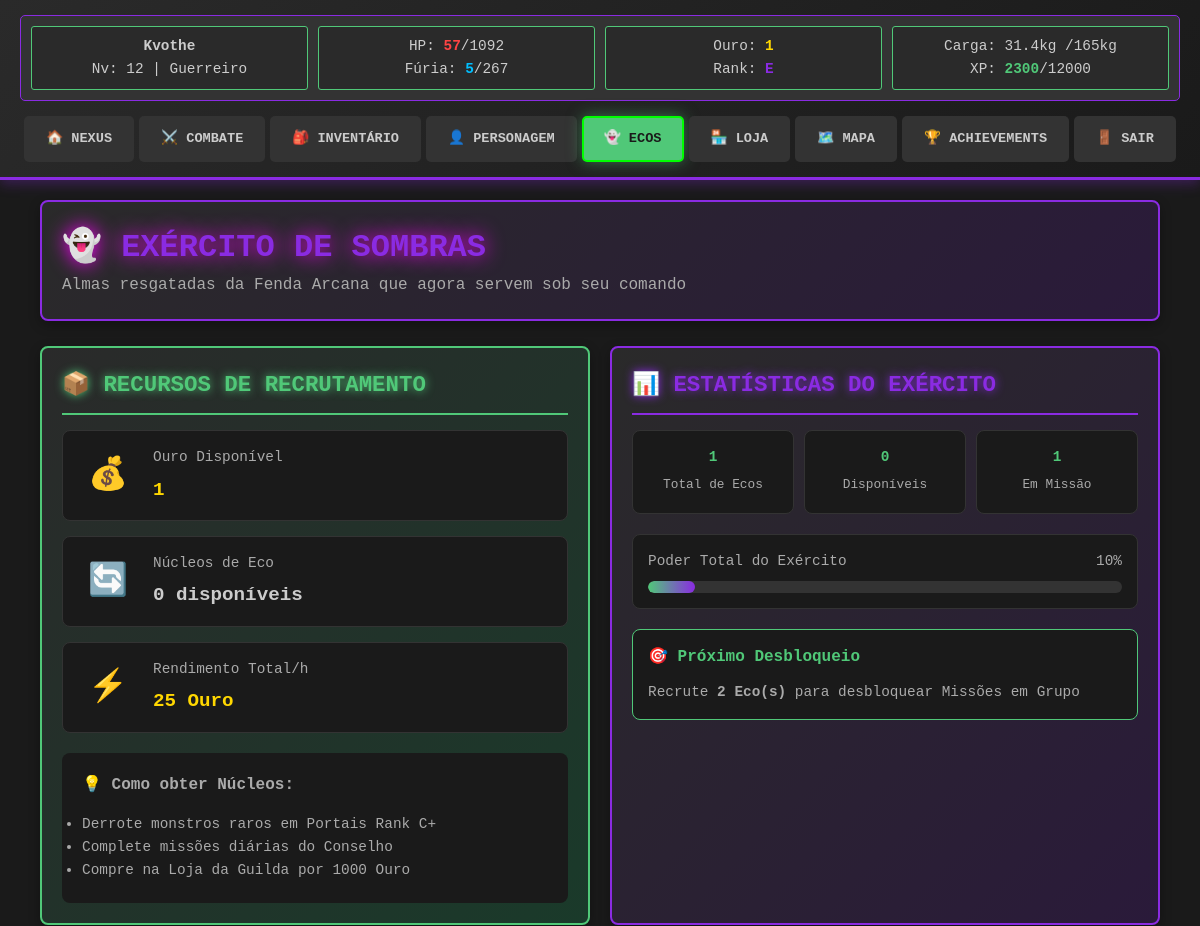
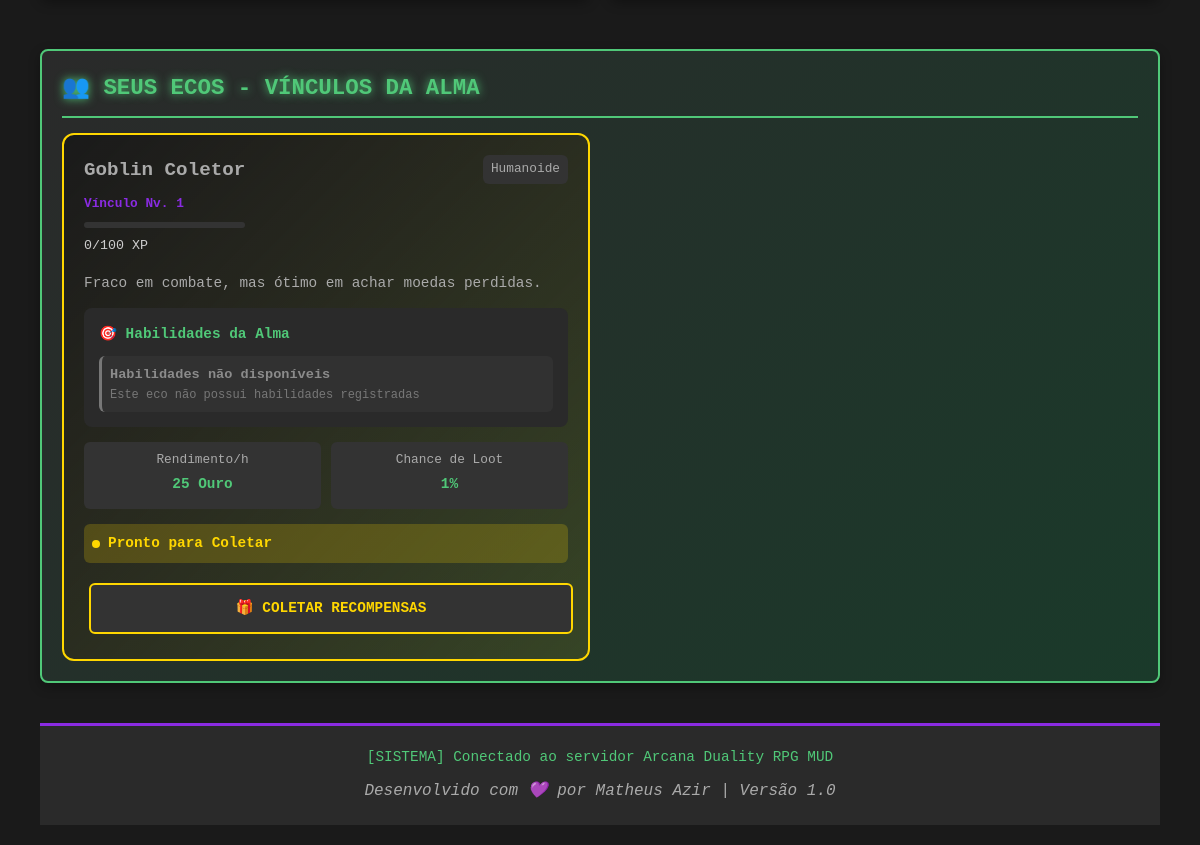
Screenshot of /ecos.php (signed in) with the database file from the repository (2 pictures, top to bottom).
### tables this page shows
CREATE TABLE `personagens` (
  `id` int(11) NOT NULL,
  `nome` varchar(50) NOT NULL,
  `email` varchar(100) NOT NULL,
  `senha_hash` varchar(255) NOT NULL,
  `level` int(11) DEFAULT 1,
  `xp_atual` int(11) DEFAULT 0,
  `xp_proximo_level` int(11) DEFAULT 1000,
  `classe_base` varchar(20) NOT NULL,
  `subclasse` varchar(30) DEFAULT NULL,
  `fama_rank` varchar(10) DEFAULT 'E',
  `str` int(11) DEFAULT 10,
  `dex` int(11) DEFAULT 10,
  `con` int(11) DEFAULT 10,
  `int_stat` int(11) DEFAULT 10,
  `wis` int(11) DEFAULT 10,
  `cha` int(11) DEFAULT 10,
  `hp_atual` int(11) DEFAULT 100,
  `hp_max` int(11) DEFAULT 100,
  `mana_atual` int(11) DEFAULT 50,
  `mana_max` int(11) DEFAULT 50,
  `ouro` int(11) DEFAULT 0,
  `pontos_atributo_disponiveis` int(11) DEFAULT 3,
  `pontos_habilidade_disponiveis` int(11) DEFAULT 0,
  `votos_ativos` text DEFAULT NULL,
  `data_criacao` datetime DEFAULT current_timestamp()
);

CREATE TABLE `personagem_ecos` (
  `id` int(11) NOT NULL,
  `id_personagem` int(11) NOT NULL,
  `id_eco_base` int(11) NOT NULL,
  `nome_personalizado` varchar(50) DEFAULT NULL,
  `status_eco` varchar(20) NOT NULL DEFAULT 'Descansando' COMMENT 'Descansando, Em Missao',
  `tempo_retorno_missao` datetime DEFAULT NULL COMMENT 'A hora exata que a missão termina',
  `affinity_level` int(11) DEFAULT 1,
  `affinity_xp` int(11) DEFAULT 0,
  `habilidades_desbloqueadas` longtext DEFAULT NULL CHECK (json_valid(`habilidades_desbloqueadas`))
);

CREATE TABLE `ecos_base` (
  `id` int(11) NOT NULL,
  `nome` varchar(50) NOT NULL,
  `rank_eco` varchar(5) NOT NULL COMMENT 'E, D, C, B, A, S',
  `tipo_eco` varchar(20) NOT NULL COMMENT 'Besta, Sombra, Humanoide',
  `descricao` text DEFAULT NULL,
  `bonus_ouro_hora` int(11) DEFAULT 10,
  `chance_material_raro` float DEFAULT 0.1
);

### ecos.php (the view, shortened to what the rows shown need)
<?php
include_once 'db_connect.php';
include_once 'game_logic.php';
$pagina_atual = 'ecos';
$player_id = $_SESSION['player_id'];
$sql_ecos_jogador = "SELECT pe.id, pe.status_eco, pe.tempo_retorno_missao,
                            eb.nome, eb.rank_eco, eb.tipo_eco, eb.bonus_ouro_hora,
                            eb.descricao, eb.chance_material_raro
                     FROM personagem_ecos pe
                     JOIN ecos_base eb ON pe.id_eco_base = eb.id
                     WHERE pe.id_personagem = $player_id
                     ORDER BY
                         CASE eb.rank_eco
                             WHEN 'S' THEN 6 WHEN 'A' THEN 5 WHEN 'B' THEN 4
                             WHEN 'C' THEN 3 WHEN 'D' THEN 2 WHEN 'E' THEN 1
                         END DESC,
                         pe.status_eco";
$result_ecos = $conexao->query($sql_ecos_jogador);
$total_ecos = $result_ecos->num_rows;
if ($total_ecos > 0) {
    $result_ecos->data_seek(0);
    $result_ecos->data_seek(0);
}
include 'header.php';
?>
<div class="container fade-in">
    <div class="section section-arcane text-center">
        <h1 style="color: var(--accent-arcane); text-shadow: 0 0 20px var(--accent-arcane-glow);">
            👻 EXÉRCITO DE SOMBRAS
        </h1>
    </div>
    <div class="grid-2-col">
        <div class="section section-vital">
            <h2 class="section-header vital">📦 RECURSOS DE RECRUTAMENTO</h2>
            <div class="resources-panel">
                <div class="resource-item">
                    <div class="resource-info">
                        <div class="resource-name">Ouro Disponível</div>
                        <div class="resource-value gold-value"><?php echo number_format($player_data['ouro']); ?></div>
                    </div>
                </div>
            </div>
        </div>
        <div class="section section-arcane">
            <h2 class="section-header">📊 ESTATÍSTICAS DO EXÉRCITO</h2>
        </div>
    </div>
<div class="section section-vital">
    <h2 class="section-header vital">👥 SEUS ECOS - VÍNCULOS DA ALMA</h2>
    <?php if ($result_ecos->num_rows > 0): ?>
        <div class="ecos-grid">
            <?php while($eco = $result_ecos->fetch_assoc()): ?>
                <?php
                $status_texto = $eco['status_eco'];
                $acao_pronta = false;
                $status_class = "";
                if ($eco['status_eco'] == 'Em Missao') {
                    $agora = new DateTime();
                    $retorno = new DateTime($eco['tempo_retorno_missao']);
                    if ($agora >= $retorno) {
                        $status_texto = "Pronto para Coletar";
                        $acao_pronta = true;
                        $status_class = "status-ready";
                    } else {
                        $intervalo = $agora->diff($retorno);
                        $tempo_restante_formatado = $intervalo->format('%Hh %Im %Ss');
                        $status_texto = "Em Missão";
                        $status_class = "status-busy";
                    }
                } else {
                    $status_class = "status-available";
                }
                $sql_affinity = "SELECT affinity_level, affinity_xp, habilidades_desbloqueadas
                                FROM personagem_ecos WHERE id = ?";
                $stmt_affinity = $conexao->prepare($sql_affinity);
                $stmt_affinity->bind_param("i", $eco['id']);
                $stmt_affinity->execute();
                $affinity_data = $stmt_affinity->get_result()->fetch_assoc();
                $affinity_level = $affinity_data['affinity_level'] ?? 1;
                $affinity_xp = $affinity_data['affinity_xp'] ?? 0;
                $xp_necessario = $affinity_level * 100;
                $habilidades = [];
                $rank_colors = [
                    'E' => 'rarity-common',
                    'D' => 'rarity-uncommon',
                    'C' => 'rarity-rare',
                    'B' => 'rarity-epic',
                    'A' => 'rarity-legendary',
                    'S' => 'rarity-essence'
                ];
                $rank_class = $rank_colors[$eco['rank_eco']] ?? 'rarity-common';
                ?>
                <div class="eco-card <?php echo $status_class; ?>">
                    <div class="eco-header">
                        <div class="eco-basic-info">
                            <h4 class="<?php echo $rank_class; ?>"><?php echo $eco['nome']; ?></h4>
                            <div class="affinity-info">
                                <span class="affinity-level">Vínculo Nv. <?php echo $affinity_level; ?></span>
                                <div class="affinity-bar">
                                </div>
                                <small><?php echo $affinity_xp; ?>/<?php echo $xp_necessario; ?> XP</small>
                            </div>
                        </div>
                        <div class="eco-type"><?php echo $eco['tipo_eco']; ?></div>
                    </div>
                    <div class="eco-description">
                        <p><?php echo $eco['descricao']; ?></p>
                    </div>
                    <div class="eco-habilidades">
                        <h5>🎯 Habilidades da Alma</h5>
                        <div class="habilidades-list">
                            <?php if (!empty($habilidades)): ?>
                                <?php foreach($habilidades as $hab):
                                    $desbloqueada = $affinity_level >= $hab['nivel_affinity_requerido'];
                                    $hab_class = $desbloqueada ? 'habilidade-desbloqueada' : 'habilidade-bloqueada';
                                ?>
                                    <div class="habilidade-item <?php echo $hab_class; ?>">
                                        <div class="habilidade-icon">
                                            <?php echo $hab['tipo_habilidade'] == 'ativa' ? '⚡' : '🛡️'; ?>
                                        </div>
                                        <div class="habilidade-info">
                                            <strong><?php echo $hab['nome_habilidade']; ?></strong>
                                            <span class="habilidade-desc"><?php echo $hab['descricao']; ?></span>
                                            <?php if (!$desbloqueada): ?>
                                                <small class="nivel-requerido">Vínculo Nv. <?php echo $hab['nivel_affinity_requerido']; ?></small>
                                            <?php else: ?>
                                                <small class="habilidade-ativa">✅ ATIVA</small>
                                            <?php endif; ?>
                                        </div>
                                    </div>
                                <?php endforeach; ?>
                            <?php else: ?>
                                <div class="habilidade-item habilidade-bloqueada">
                                    <div class="habilidade-info">
                                        <strong>Habilidades não disponíveis</strong>
                                        <span class="habilidade-desc">Este eco não possui habilidades registradas</span>
                                    </div>
                                </div>
                            <?php endif; ?>
                        </div>
                    </div>
                    <div class="eco-stats">
                        <div class="eco-stat">
                            <span class="stat-label">Rendimento/h</span>
                            <span class="stat-value gold-value"><?php echo $eco['bonus_ouro_hora']; ?> Ouro</span>
                        </div>
                        <div class="eco-stat">
                            <span class="stat-label">Chance de Loot</span>
                            <span class="stat-value"><?php echo ($eco['chance_material_raro'] * 100); ?>%</span>
                        </div>
                    </div>
                    <div class="eco-status <?php echo $status_class; ?>">
                        <span class="status-indicator"></span>
                        <span class="status-text"><?php echo $status_texto; ?></span>
                    </div>
                    <div class="eco-actions">
                        <?php if ($eco['status_eco'] == 'Descansando'): ?>
                            <div class="mission-buttons">
                                <a href="?acao=enviar_missao&eco_id=<?php echo $eco['id']; ?>&horas=1" class="btn btn-success btn-small">1h</a>
                                <a href="?acao=enviar_missao&eco_id=<?php echo $eco['id']; ?>&horas=4" class="btn btn-success btn-small">4h</a>
                                <a href="?acao=enviar_missao&eco_id=<?php echo $eco['id']; ?>&horas=8" class="btn btn-success btn-small">8h</a>
                            </div>
                        <?php elseif ($acao_pronta): ?>
                            <a href="?acao=coletar&eco_id=<?php echo $eco['id']; ?>" class="btn btn-warning btn-full">
                                🎁 COLETAR RECOMPENSAS
                            </a>
                        <?php else: ?>
                            <div class="btn btn-small btn-disabled">Aguardando Retorno</div>
                        <?php endif; ?>
                    </div>
                </div>
            <?php endwhile; ?>
        </div>
    <?php endif; ?>
</div>
<?php include 'footer.php'; ?>

### header.php (shortened to what the rows shown need)
<?php
include 'db_connect.php';
if (isset($_SESSION['player_id'])) {
    $player_id = $_SESSION['player_id'];
    $sql_player = "SELECT * FROM personagens WHERE id = $player_id";
    $player_data = $conexao->query($sql_player)->fetch_assoc();
    $recurso_nome = ($player_data['classe_base'] === 'Mago' || $player_data['classe_base'] === 'Sacerdote') ? 'Mana' : 'Fúria';
    $limite_carga = calcular_limite_carga($player_data['str'], $player_id, $conexao);
}
?>
<!DOCTYPE html>
<html lang="pt-BR">
<head>
    <link rel="stylesheet" href="style.css">
</head>
<body>
    <header>
        <?php if (isset($player_data)): ?>
        <div class="status-bar">
            <div class="status-block">
                <strong><?php echo htmlspecialchars($player_data['nome']); ?></strong>
                <div>Nv: <?php echo $player_data['level']; ?> | <?php echo $player_data['classe_base']; ?></div>
            </div>
            <div class="status-block">
                <div class="resource-bar">
                    <span class="resource-label">HP:</span>
                    <span class="hp-value"><?php echo $player_data['hp_atual']; ?></span>/<?php echo $player_data['hp_max']; ?>
                </div>
                <div class="resource-bar">
                    <span class="resource-label"><?php echo $recurso_nome; ?>:</span>
                    <span class="mana-value"><?php echo $player_data['mana_atual']; ?></span>/<?php echo $player_data['mana_max']; ?>
                </div>
            </div>
            <div class="status-block">
                <div class="resource-bar">
                    <span class="resource-label">Ouro:</span>
                    <span class="gold-value"><?php echo $player_data['ouro']; ?></span>
                </div>
                <div class="resource-bar">
                    <span class="resource-label">Rank:</span>
                    <span class="rank-value"><?php echo $player_data['fama_rank']; ?></span>
                </div>
            </div>
            <div class="status-block">
                <div class="resource-bar">
                    <span class="resource-label">Carga:</span>
                    <span style="color: <?php echo ($limite_carga['peso_atual'] > $limite_carga['max_carga']) ? 'var(--status-hp)' : 'var(--text-primary)'; ?>">
                        <?php echo number_format($limite_carga['peso_atual'], 1); ?>kg
                    </span>/<?php echo $limite_carga['max_carga']; ?>kg
                </div>
                <div class="resource-bar">
                    <span class="resource-label">XP:</span>
                    <span class="xp-value"><?php echo $player_data['xp_atual']; ?></span>/<?php echo $player_data['xp_proximo_level']; ?>
                </div>
            </div>
        </div>
        <nav class="nav-tabs">
            <a href="cidade.php" class="<?php echo (isset($pagina_atual) && $pagina_atual == 'cidade') ? 'active' : ''; ?>">
                🏠 Nexus
            </a>
            <a href="combate_portal.php" class="<?php echo (isset($pagina_atual) && $pagina_atual == 'combate') ? 'active' : ''; ?>">
                ⚔️ Combate
            </a>
            <a href="inventario.php" class="<?php echo (isset($pagina_atual) && $pagina_atual == 'inventario') ? 'active' : ''; ?>">
                🎒 Inventário
            </a>
            <a href="personagem.php" class="<?php echo (isset($pagina_atual) && $pagina_atual == 'personagem') ? 'active' : ''; ?>">
                👤 Personagem
            </a>
            <a href="ecos.php" class="<?php echo (isset($pagina_atual) && $pagina_atual == 'ecos') ? 'active' : ''; ?>">
                👻 Ecos
            </a>
            <a href="loja.php" class="<?php echo (isset($pagina_atual) && $pagina_atual == 'loja') ? 'active' : ''; ?>">
                🏪 Loja
            </a>
            <a href="mapa.php" class="<?php echo (isset($pagina_atual) && $pagina_atual == 'mapa') ? 'active' : ''; ?>">
                🗺️ Mapa
            </a>
            <a href="achievements.php" class="<?php echo (isset($pagina_atual) && $pagina_atual == 'achievements') ? 'active' : ''; ?>">
                🏆 Achievements
            </a>
            <a href="?logout=true" class="btn-vender">
                🚪 Sair
            </a>
        </nav>
        <?php endif; ?>
    </header>
    <main class="container">

### rows the page displays
personagens: nome "Kvothe", level "12", classe_base "Guerreiro", hp_atual "57", hp_max "1092", classe_base "Fúria", mana_atual "5", mana_max "267", ouro "1", fama_rank "E", xp_atual "2300", xp_proximo_level "12000"
personagem_ecos: id_eco_base.nome "Goblin Coletor", affinity_level "1", affinity_xp "0", affinity_level "100", id_eco_base.tipo_eco "Humanoide", id_eco_base.descricao "Fraco em combate, mas ótimo em achar moedas perdidas.", id_eco_base.bonus_ouro_hora "25", $eco['chance_material_raro']*100 "1", tempo_retorno_missao "Pronto para Coletar"

### other values shown
$limite_carga['peso_atual'] "31.4"
$limite_carga['max_carga'] "165"
$total_nucleos "0"
$rendimento_total_hora "25"
$total_ecos "1"
$ecos_ativos "0"
$ecos_em_missao "1"
min(100, $total_ecos * 10) "10"
3 - $total_ecos "2"
